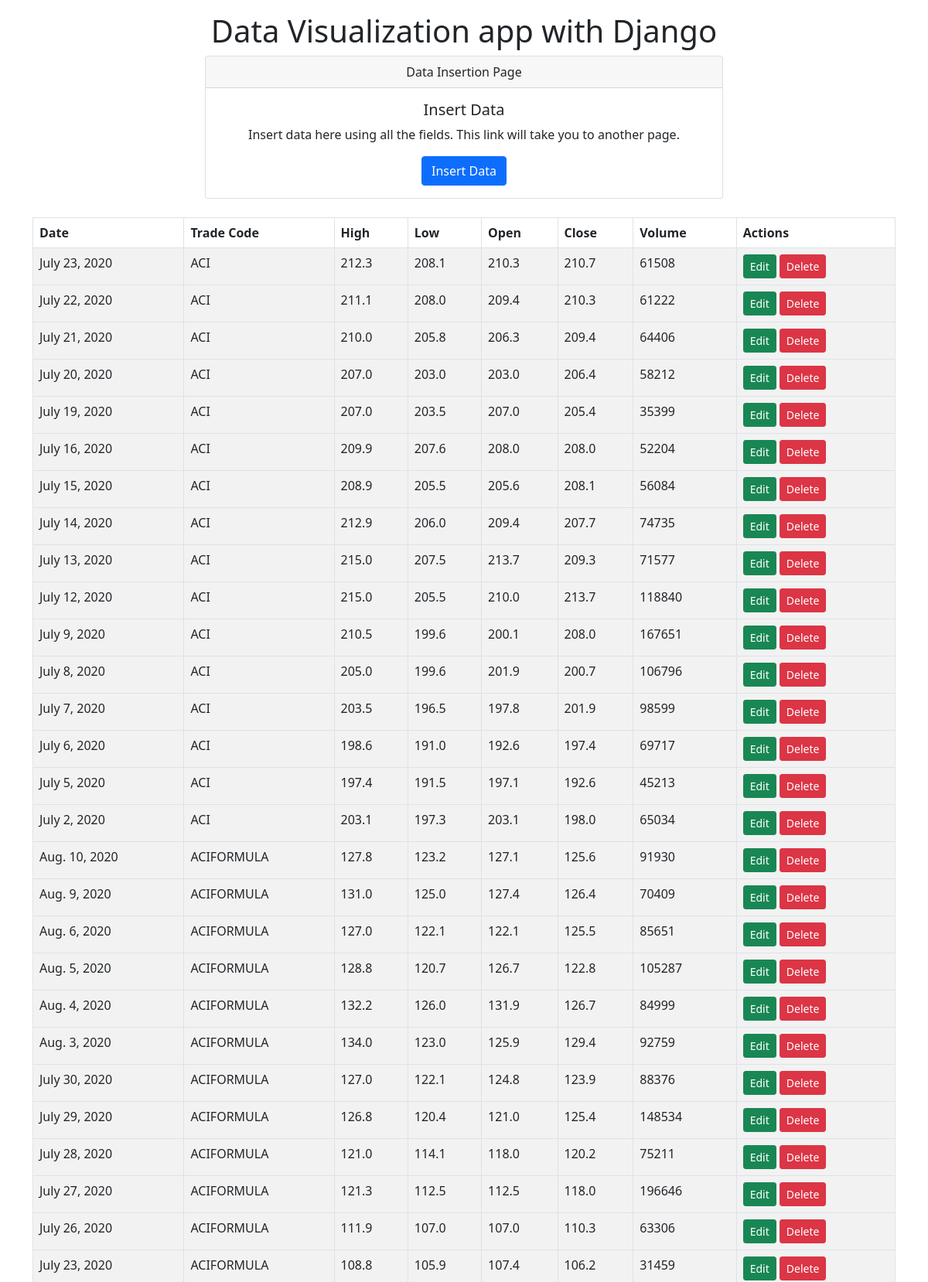
/?page=3 (upper part), run on the app's committed database.
### home/models.py (models this page shows, shortened)
class StockMarket(models.Model):
    date = models.DateField(auto_now_add=False, auto_now=False, null=True)
    trade_code = models.CharField(max_length=20)
    high = models.FloatField(null=True)
    low = models.FloatField(null=True)
    open = models.FloatField(null=True)
    close = models.FloatField(null=True)
    volume = models.IntegerField(null=True)

### home/views.py (the view)
# urls.py: path('', views.homePage, name='home_page'),
def homePage(request):
    data = StockMarket.objects.all()
    p = Paginator(data,100)
    page_num = request.GET.get('page',1)
    try:
        page = p.page(page_num)
    except EmptyPage:
        page = p.page(1)
    context = {'data': page}
    return render(request, 'home/home_page.html', context)

### templates/home/home_page.html (shortened to what this page needs)
{% load crispy_forms_tags %}
<html lang="en">
<head>
    {% load static %}
    <link href="https://cdn.jsdelivr.net/npm/bootstrap@5.1.0/dist/css/bootstrap.min.css" rel="stylesheet">
</head>
<body>
    <div class="container mb-3 mt-3">
        <h1 style="text-align:center">
            Data Visualization app with Django
        </h1>
        <div class="card text-center" style="margin-left: 20%;margin-right: 20%;">
          <div class="card-header">
            Data Insertion Page
          </div>
          <div class="card-body">
            <h5 class="card-title">Insert Data</h5>
            <p class="card-text">Insert data here using all the fields. This link will take you to another page.</p>
            <a href="{% url 'add_data' %}" class="btn btn-primary">Insert Data</a>
          </div>
        </div>
<br>
    <table class="table table-striped table-bordered">
        <thead>
            <tr>
              <th>Date</th>
              <th>Trade Code</th>
              <th>High</th>
              <th>Low</th>
              <th>Open</th>
              <th>Close</th>
              <th>Volume</th>
                <th>Actions</th>
            </tr>
        </thead>
        {% for k in data %}
        <tbody>
            <tr>
                <td>{{k.date}}</td>
                <td>{{ k.trade_code }}</td>
                <td>{{ k.high }}</td>
                <td>{{ k.low }}</td>
                <td>{{ k.open }}</td>
                <td>{{ k.close }}</td>
                <td>{{ k.volume }}</td>
                <td>
                    <a class="btn btn-success btn-sm" href="{% url 'add_data' k.id %}">Edit</a>
                    <a class="btn btn-danger btn-sm" href="{% url 'delete_data' k.id %}">Delete</a>
                </td>
            </tr>
        </tbody>
        {% endfor %}
    </table>
        <br>
    </div>
</body>
</html>

### data on the page
StockMarket: date "July 23, 2020", trade_code "ACI", high "212.3", low "208.1", open "210.3", close "210.7", volume "61508"
StockMarket: date "July 22, 2020", trade_code "ACI", high "211.1", low "208.0", open "209.4", close "210.3", volume "61222"
StockMarket: date "July 21, 2020", trade_code "ACI", high "210.0", low "205.8", open "206.3", close "209.4", volume "64406"
StockMarket: date "July 20, 2020", trade_code "ACI", high "207.0", low "203.0", open "203.0", close "206.4", volume "58212"
StockMarket: date "July 19, 2020", trade_code "ACI", high "207.0", low "203.5", open "207.0", close "205.4", volume "35399"
StockMarket: date "July 16, 2020", trade_code "ACI", high "209.9", low "207.6", open "208.0", close "208.0", volume "52204"
StockMarket: date "July 15, 2020", trade_code "ACI", high "208.9", low "205.5", open "205.6", close "208.1", volume "56084"
StockMarket: date "July 14, 2020", trade_code "ACI", high "212.9", low "206.0", open "209.4", close "207.7", volume "74735"
StockMarket: date "July 13, 2020", trade_code "ACI", high "215.0", low "207.5", open "213.7", close "209.3", volume "71577"
StockMarket: date "July 12, 2020", trade_code "ACI", high "215.0", low "205.5", open "210.0", close "213.7", volume "118840"
StockMarket: date "July 9, 2020", trade_code "ACI", high "210.5", low "199.6", open "200.1", close "208.0", volume "167651"
StockMarket: date "July 8, 2020", trade_code "ACI", high "205.0", low "199.6", open "201.9", close "200.7", volume "106796"
StockMarket: date "July 7, 2020", trade_code "ACI", high "203.5", low "196.5", open "197.8", close "201.9", volume "98599"
StockMarket: date "July 6, 2020", trade_code "ACI", high "198.6", low "191.0", open "192.6", close "197.4", volume "69717"
StockMarket: date "July 5, 2020", trade_code "ACI", high "197.4", low "191.5", open "197.1", close "192.6", volume "45213"
StockMarket: date "July 2, 2020", trade_code "ACI", high "203.1", low "197.3", open "203.1", close "198.0", volume "65034"
StockMarket: date "Aug. 10, 2020", trade_code "ACIFORMULA", high "127.8", low "123.2", open "127.1", close "125.6", volume "91930"
StockMarket: date "Aug. 9, 2020", trade_code "ACIFORMULA", high "131.0", low "125.0", open "127.4", close "126.4", volume "70409"
StockMarket: date "Aug. 6, 2020", trade_code "ACIFORMULA", high "127.0", low "122.1", open "122.1", close "125.5", volume "85651"
StockMarket: date "Aug. 5, 2020", trade_code "ACIFORMULA", high "128.8", low "120.7", open "126.7", close "122.8", volume "105287"
StockMarket: date "Aug. 4, 2020", trade_code "ACIFORMULA", high "132.2", low "126.0", open "131.9", close "126.7", volume "84999"
StockMarket: date "Aug. 3, 2020", trade_code "ACIFORMULA", high "134.0", low "123.0", open "125.9", close "129.4", volume "92759"
StockMarket: date "July 30, 2020", trade_code "ACIFORMULA", high "127.0", low "122.1", open "124.8", close "123.9", volume "88376"
StockMarket: date "July 29, 2020", trade_code "ACIFORMULA", high "126.8", low "120.4", open "121.0", close "125.4", volume "148534"
StockMarket: date "July 28, 2020", trade_code "ACIFORMULA", high "121.0", low "114.1", open "118.0", close "120.2", volume "75211"
StockMarket: date "July 27, 2020", trade_code "ACIFORMULA", high "121.3", low "112.5", open "112.5", close "118.0", volume "196646"
StockMarket: date "July 26, 2020", trade_code "ACIFORMULA", high "111.9", low "107.0", open "107.0", close "110.3", volume "63306"
StockMarket: date "July 23, 2020", trade_code "ACIFORMULA", high "108.8", low "105.9", open "107.4", close "106.2", volume "31459"
